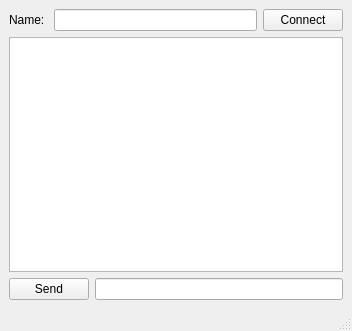
<?xml version="1.0" encoding="UTF-8"?>
<ui version="4.0">
 <class>MainWindow</class>
 <widget class="QMainWindow" name="MainWindow">
  <property name="geometry">
   <rect>
    <x>0</x>
    <y>0</y>
    <width>352</width>
    <height>331</height>
   </rect>
  </property>
  <property name="windowTitle">
   <string>MainWindow</string>
  </property>
  <widget class="QWidget" name="centralwidget">
   <layout class="QVBoxLayout" name="verticalLayout">
    <item>
     <layout class="QHBoxLayout" name="horizontalLayout_3">
      <item>
       <widget class="QLabel" name="label">
        <property name="text">
         <string>Name: </string>
        </property>
       </widget>
      </item>
      <item>
       <widget class="QLineEdit" name="nameInput"/>
      </item>
      <item>
       <widget class="QPushButton" name="connectButton">
        <property name="text">
         <string>Connect</string>
        </property>
       </widget>
      </item>
     </layout>
    </item>
    <item>
     <widget class="QTextBrowser" name="chatDisplay"/>
    </item>
    <item>
     <layout class="QHBoxLayout" name="horizontalLayout_2">
      <item>
       <widget class="QPushButton" name="sendButton">
        <property name="text">
         <string>Send</string>
        </property>
       </widget>
      </item>
      <item>
       <widget class="QLineEdit" name="messageInput"/>
      </item>
     </layout>
    </item>
   </layout>
  </widget>
  <widget class="QMenuBar" name="menubar">
   <property name="geometry">
    <rect>
     <x>0</x>
     <y>0</y>
     <width>352</width>
     <height>17</height>
    </rect>
   </property>
  </widget>
  <widget class="QStatusBar" name="statusbar"/>
 </widget>
 <resources/>
 <connections/>
</ui>
